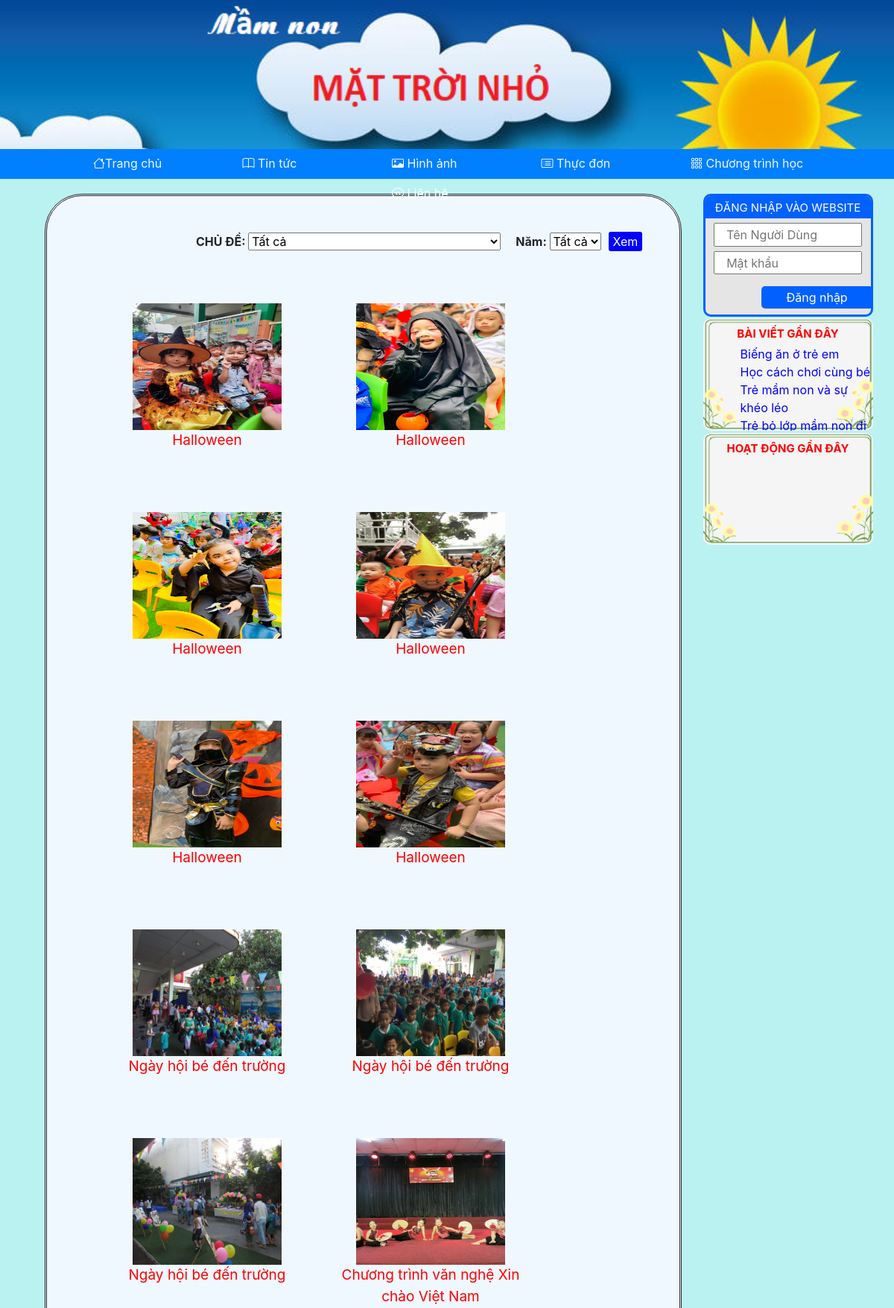
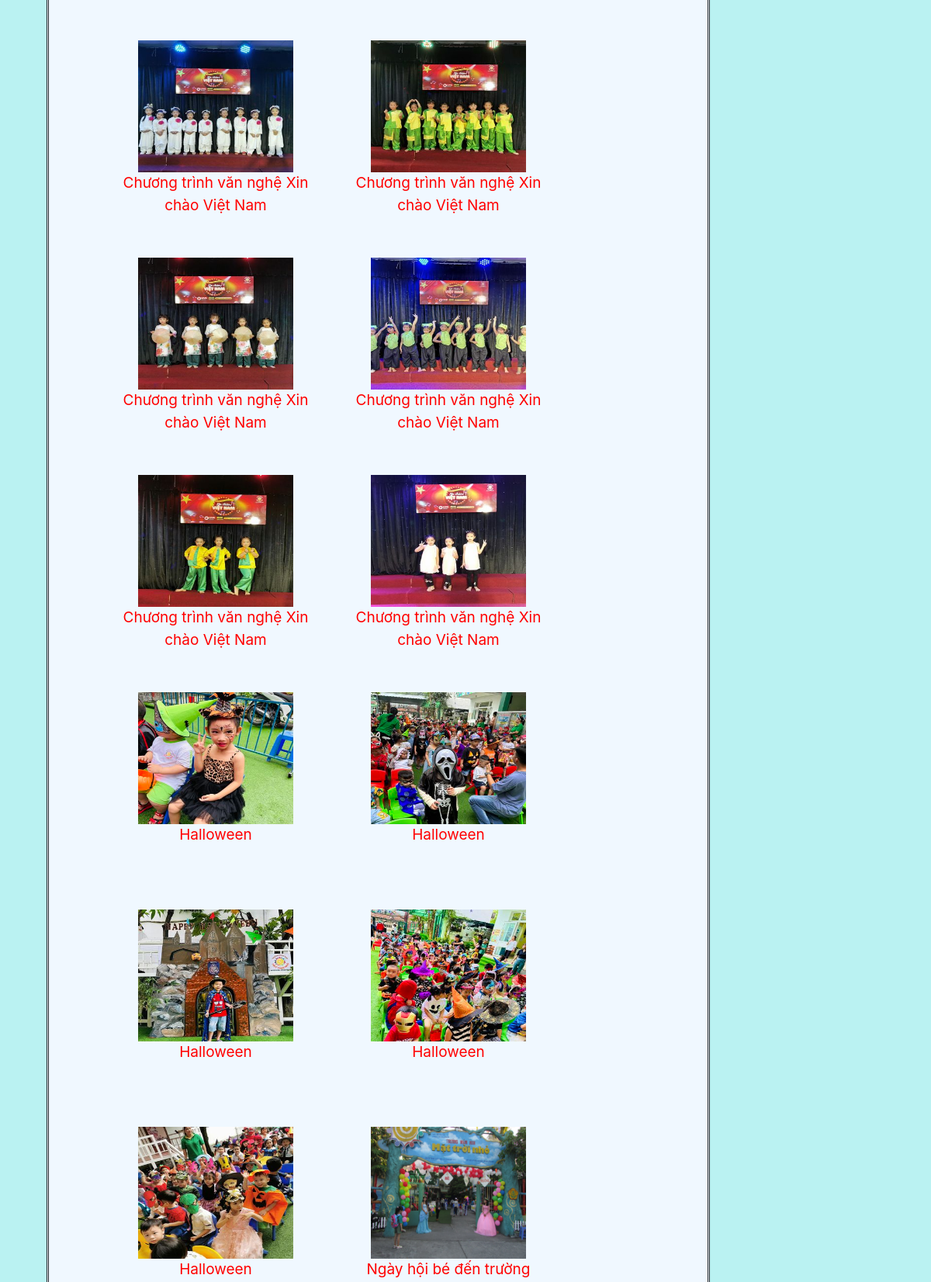
/inc/hinhanh.php (upper part), run on the app's committed database (2 pictures, top to bottom).
### tables this page shows
CREATE TABLE `anh` (
  `MAGV` varchar(10) NOT NULL,
  `LINK` varchar(1000) NOT NULL,
  `CHUDE` varchar(1000) NOT NULL,
  `THOIGIAN` date NOT NULL,
  `DIADIEM` varchar(1000) NOT NULL
);

CREATE TABLE `baidang` (
  `MABD` int(11) NOT NULL,
  `TIEUDE` varchar(1000) NOT NULL,
  `LINK` varchar(1000) NOT NULL,
  `THELOAI` varchar(30) NOT NULL,
  `MAGV` varchar(20) NOT NULL,
  `NGAYDANG` date NOT NULL
);

### inc/hinhanh.php (the view, shortened to what this page needs)
<?php
    require_once("../connect.php");
    require_once("../inc/heading.php");
?>
<html>
    <head>
    </head>
    <body>
        <div id='content'>
            <div id='xemimg'>
                <?php
                    echo "<br><br><b style=' margin-left: 200px;'>CHỦ ĐỀ: </b><select id='chude'>
                            <option>Tất cả</option>";
                    echo "</select>";
                    echo "<b style='margin-left: 20px;'>Năm: </b><select id='nam-img'>
                        <option>Tất cả</option>";
                    echo "</select>";
                    echo "<button style='margin-left: 10px; border: none; border-radius: 3px; background-color: blue; color: white;'
                                                onclick='xemanh()'>Xem</button><br><br>";
                    ?>
                    <div id='hframe'>
                        <?php
                            if(isset($_POST["submit"])){
                                $q2=$conn->query("SELECT*FROM anh WHERE CHUDE='".$_POST["submit"]."'");
                            }
                            else{
                                $q2=$conn->query("SELECT*FROM anh ORDER BY THOIGIAN DESC");
                            }
                            echo "<ul id='listimg'>";
                            while($r2=$q2->fetch_assoc()){
                                echo "<li><div id='frame-img'><p style='text-align: center; color: red; font-size: 19px'><img src='".$r2["LINK"]."' style='width:200px; height: 170px;'><br>".$r2["CHUDE"]."</p></div></li>";
                            }
                            echo "</ul>"
                     ?>
                    </div>
            </div>
            <div id="log">
                    <div id="login">
                            <div class="label-login">
                                    ĐĂNG NHẬP VÀO WEBSITE
                            </div>
                            <form id="fdn" method="POST" name="flogin" action="../login.php">
                                <input type="text" name='tendn' id="tendn" placeholder="   Tên Người Dùng" class="input-user">
                                <input type="password" name='mk' id="mk" placeholder="   Mật khẩu" class="input-user">
                            </form>
                            <button id="btnDN" onclick="check()">Đăng nhập</button>
                    </div>
                    <div id='gocthayco'>
                        <p style="text-align:center; font-size: 15; color: red; margin-top: 10px;margin-bottom: 3px;"><b>BÀI VIẾT GẦN ĐÂY</b></p>
                        <ul style='list-style-type: none;'>
                        <?php
                            $q=$conn->query("SELECT*FROM baidang WHERE THELOAI='Bài viết'");
                            $i=0;
                            while($rt=$q->fetch_assoc()){
                                if($i<4){
                                    echo "<li style=' margin-left: 10px; '><a style='color: blue;' href='".$rt["LINK"]."'>".$rt["TIEUDE"]."</a></li>";
                                    $i=$i+1;
                                }
                                else{
                                    break;
                                }
                            }
                        ?>
                        </ul>
                    </div>
                    <div id='hd'>
                         <p style="text-align:center; font-size: 15; color: red; margin-top: 10px; margin-bottom: 3px;"><b>HOẠT ĐỘNG GẦN ĐÂY</b></p>
                    </div>
            </div>
        </div>
    </body>
</html>

### inc/hinhanh.php (style rules this page uses)
body { background-color: #baf2f2; }
#content { width: 100%; background-color: #baf2f2; display:flex; }
#xemimg { width: 75%; margin-left: 5%; margin-top:20px; border-radius: 50px; border-style: double; background-color:aliceblue; }
#log { width:25%; height:470px; background-color: #baf2f2; margin-top: 20px; }
#login { width: 80%; height: 35%; background-color: #e5e5e5; margin-left: 10%; border-style: solid; border-radius: 10px; border-color: #0061ff; overflow-x: hidden; overflow-y: hidden; }
.label-login { width: 100%; height: 30px; text-align: center; color: white; background-color: #0061ff; font-size: 15; padding-top: 5px; }
#btnDN { width: 150px; height: 30px; background-color: #0061ff; margin-left: 75px; margin-top: 0px; color: white; border: none; font-size: 16; border-radius: 5px; }
#fdn { width: 90%; margin-left:5%; }
#fdn input { width: 100%; height: 20%; margin-top: 3%; }
#gocthayco { width: 80%; height:32%; margin-top:1%; margin-left: 10%; background-image: url("../css/khung.png"); background-size: 100% 100%; border-radius: 10px; overflow-x: hidden; }
#hd { width: 80%; height:32%; margin-top:1%; margin-left: 10%; background-image: url("../css/khung.png"); background-size: 100% 100%; border-radius: 10px; overflow-x: hidden; }
#listimg li { list-style-type: none; float: left; margin-left: 50px; }
#frame-img { width:250px; height: 250px; margin-top: 30px; }

### data on the page
anh: LINK (picture), CHUDE "Halloween"
anh: LINK (picture), CHUDE "Halloween"
anh: LINK (picture), CHUDE "Halloween"
anh: LINK (picture), CHUDE "Halloween"
anh: LINK (picture), CHUDE "Halloween"
anh: LINK (picture), CHUDE "Halloween"
anh: LINK (picture), CHUDE "Ngày hội bé đến trường"
anh: LINK (picture), CHUDE "Ngày hội bé đến trường"
anh: LINK (picture), CHUDE "Ngày hội bé đến trường"
anh: LINK (picture), CHUDE "Chương trình văn nghệ Xin chào Việt Nam"
anh: LINK (picture), CHUDE "Chương trình văn nghệ Xin chào Việt Nam"
anh: LINK (picture), CHUDE "Chương trình văn nghệ Xin chào Việt Nam"
anh: LINK (picture), CHUDE "Chương trình văn nghệ Xin chào Việt Nam"
anh: LINK (picture), CHUDE "Chương trình văn nghệ Xin chào Việt Nam"
anh: LINK (picture), CHUDE "Chương trình văn nghệ Xin chào Việt Nam"
anh: LINK (picture), CHUDE "Chương trình văn nghệ Xin chào Việt Nam"
anh: LINK (picture), CHUDE "Halloween"
anh: LINK (picture), CHUDE "Halloween"
anh: LINK (picture), CHUDE "Halloween"
anh: LINK (picture), CHUDE "Halloween"
anh: LINK (picture), CHUDE "Halloween"
anh: LINK (picture), CHUDE "Ngày hội bé đến trường"
baidang: TIEUDE "Biếng ăn ở trẻ em"
baidang: TIEUDE "Học cách chơi cùng bé"
baidang: TIEUDE "Trẻ mầm non và sự khéo léo"
baidang: TIEUDE "Trẻ bỏ lớp mầm non đi…"
